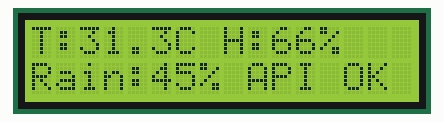
The sketch below on a simulated ESP32. Shown: 16×2 character LCD. What the sketch prints to the serial monitor is not drawn.

Above: at 1.2 s.
At 5.3 s:
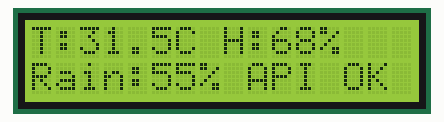
At 9.3 s:
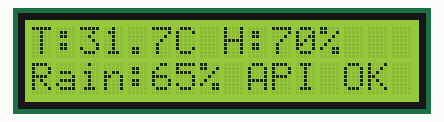
At 19.5 s:
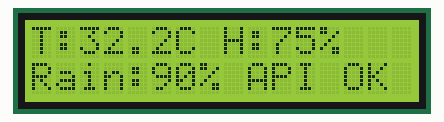
At 27.6 s:
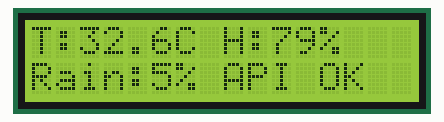
At 37.8 s:
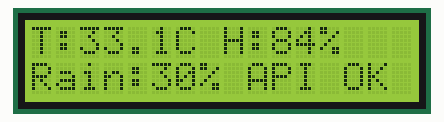

The sketch:

TC05_Test_LCD_API.ino
```cpp
// =====================================================
// TC05 - TEST LCD 16x2 I2C
// Requirement:
// LCD 16x2 I2C phai hien thi duoc du lieu thoi tiet/API
//
// Target:
// LCD SDA -> GPIO21 ESP32
// LCD SCL -> GPIO22 ESP32
// LCD I2C Address: 0x27
// =====================================================

#include <Wire.h>
#include <LiquidCrystal_I2C.h>

// ================= I2C PIN =================
#define I2C_SDA 21
#define I2C_SCL 22

// ================= LCD =================
#define LCD_ADDR 0x27
#define LCD_COLS 16
#define LCD_ROWS 2

LiquidCrystal_I2C lcd(LCD_ADDR, LCD_COLS, LCD_ROWS);

// ================= DU LIEU API GIA LAP =================
// Cac bien nay giong logic trong project goc
float weatherTemp = 31.2;
float weatherHum  = 65.0;
int rainProb      = 40;

bool wifiOK = true;
bool weatherOK = true;

// =====================================================
// HAM HIEN THI LCD
// Dua theo logic hien thi trong project goc
// =====================================================
void showLCD() {
  lcd.clear();

  lcd.setCursor(0, 0);

  if (wifiOK && weatherOK) {
    // Dong 1: Nhiet do va do am tu API
    lcd.print("T:");
    lcd.print(weatherTemp, 1);
    lcd.print("C ");

    lcd.print("H:");
    lcd.print((int)weatherHum);
    lcd.print("%");

    // Dong 2: Xac suat mua va trang thai API
    lcd.setCursor(0, 1);
    lcd.print("Rain:");
    lcd.print(rainProb);
    lcd.print("% API OK");
  }
  else if (!wifiOK) {
    lcd.print("WiFi ERROR");
    lcd.setCursor(0, 1);
    lcd.print("No connection");
  }
  else if (!weatherOK) {
    lcd.print("API ERROR");
    lcd.setCursor(0, 1);
    lcd.print("Fetch failed");
  }
}

// =====================================================
// SETUP
// =====================================================
void setup() {
  Serial.begin(115200);
  delay(1000);

  Serial.println("==================================");
  Serial.println("TC05 - TEST LCD 16x2 I2C");
  Serial.println("==================================");

  // Khoi tao I2C cho ESP32
  Wire.begin(I2C_SDA, I2C_SCL);

  Serial.print("LCD SDA Pin: GPIO");
  Serial.println(I2C_SDA);

  Serial.print("LCD SCL Pin: GPIO");
  Serial.println(I2C_SCL);

  Serial.print("LCD Address: 0x");
  Serial.println(LCD_ADDR, HEX);

  // Khoi tao LCD
  lcd.init();
  lcd.backlight();

  Serial.println("----------------------------------");
  Serial.println("Expected:");
  Serial.println("LCD dong 1: T:31.2C H:65%");
  Serial.println("LCD dong 2: Rain:40% API OK");
  Serial.println("----------------------------------");

  showLCD();
}

// =====================================================
// LOOP
// =====================================================
void loop() {
  // Gia lap du lieu API thay doi de kiem tra LCD co cap nhat khong
  weatherTemp += 0.1;
  weatherHum += 1;
  rainProb += 5;

  if (weatherHum > 90) {
    weatherHum = 60;
  }

  if (rainProb > 100) {
    rainProb = 0;
  }

  // Goi ham test LCD
  showLCD();

  // In Serial de doi chieu voi LCD
  Serial.print("[TC05] Weather Temp = ");
  Serial.print(weatherTemp, 1);

  Serial.print(" C | Weather Hum = ");
  Serial.print(weatherHum, 0);

  Serial.print(" % | Rain Prob = ");
  Serial.print(rainProb);

  Serial.print(" % | LCD Status = ");

  if (wifiOK && weatherOK) {
    Serial.println("API OK");
  } else if (!wifiOK) {
    Serial.println("WiFi ERROR");
  } else {
    Serial.println("API ERROR");
  }

  delay(2000);
}
```

Measured:
- what the display in image 0 shows lasts 2.1 s, from 1.1 s to 3.2 s
